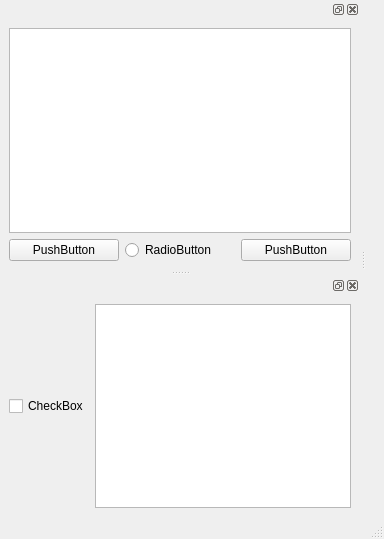
<?xml version="1.0" encoding="UTF-8"?>
<ui version="4.0">
 <class>UI</class>
 <widget class="QMainWindow" name="UI">
  <property name="geometry">
   <rect>
    <x>0</x>
    <y>0</y>
    <width>384</width>
    <height>539</height>
   </rect>
  </property>
  <property name="windowTitle">
   <string>MainWindow</string>
  </property>
  <widget class="QWidget" name="UI_CentralWidget">
   <property name="sizePolicy">
    <sizepolicy hsizetype="Expanding" vsizetype="Expanding">
     <horstretch>1</horstretch>
     <verstretch>1</verstretch>
    </sizepolicy>
   </property>
  </widget>
  <widget class="QMenuBar" name="menubar">
   <property name="geometry">
    <rect>
     <x>0</x>
     <y>0</y>
     <width>384</width>
     <height>22</height>
    </rect>
   </property>
  </widget>
  <widget class="QStatusBar" name="statusbar"/>
  <widget class="QDockWidget" name="dockWidget">
   <property name="sizePolicy">
    <sizepolicy hsizetype="Expanding" vsizetype="Expanding">
     <horstretch>1</horstretch>
     <verstretch>1</verstretch>
    </sizepolicy>
   </property>
   <property name="minimumSize">
    <size>
     <width>286</width>
     <height>138</height>
    </size>
   </property>
   <property name="sizeIncrement">
    <size>
     <width>1</width>
     <height>1</height>
    </size>
   </property>
   <attribute name="dockWidgetArea">
    <number>1</number>
   </attribute>
   <widget class="QWidget" name="dockWidgetContents">
    <property name="sizePolicy">
     <sizepolicy hsizetype="Preferred" vsizetype="Preferred">
      <horstretch>1</horstretch>
      <verstretch>1</verstretch>
     </sizepolicy>
    </property>
    <layout class="QGridLayout" name="gridLayout">
     <item row="1" column="0">
      <widget class="QPushButton" name="pushButton">
       <property name="text">
        <string>PushButton</string>
       </property>
      </widget>
     </item>
     <item row="1" column="1">
      <widget class="QRadioButton" name="radioButton">
       <property name="text">
        <string>RadioButton</string>
       </property>
      </widget>
     </item>
     <item row="1" column="2">
      <widget class="QPushButton" name="pushButton_2">
       <property name="text">
        <string>PushButton</string>
       </property>
      </widget>
     </item>
     <item row="0" column="0" colspan="3">
      <widget class="QListWidget" name="listWidget">
       <property name="sizePolicy">
        <sizepolicy hsizetype="Expanding" vsizetype="Expanding">
         <horstretch>1</horstretch>
         <verstretch>1</verstretch>
        </sizepolicy>
       </property>
       <property name="sizeIncrement">
        <size>
         <width>1</width>
         <height>1</height>
        </size>
       </property>
      </widget>
     </item>
    </layout>
   </widget>
  </widget>
  <widget class="QDockWidget" name="dockWidget_2">
   <attribute name="dockWidgetArea">
    <number>1</number>
   </attribute>
   <widget class="QWidget" name="dockWidgetContents_2">
    <layout class="QGridLayout" name="gridLayout_2">
     <item row="0" column="0">
      <widget class="QCheckBox" name="checkBox">
       <property name="text">
        <string>CheckBox</string>
       </property>
      </widget>
     </item>
     <item row="0" column="1">
      <widget class="QListView" name="listView"/>
     </item>
    </layout>
   </widget>
  </widget>
 </widget>
 <resources/>
 <connections/>
</ui>
